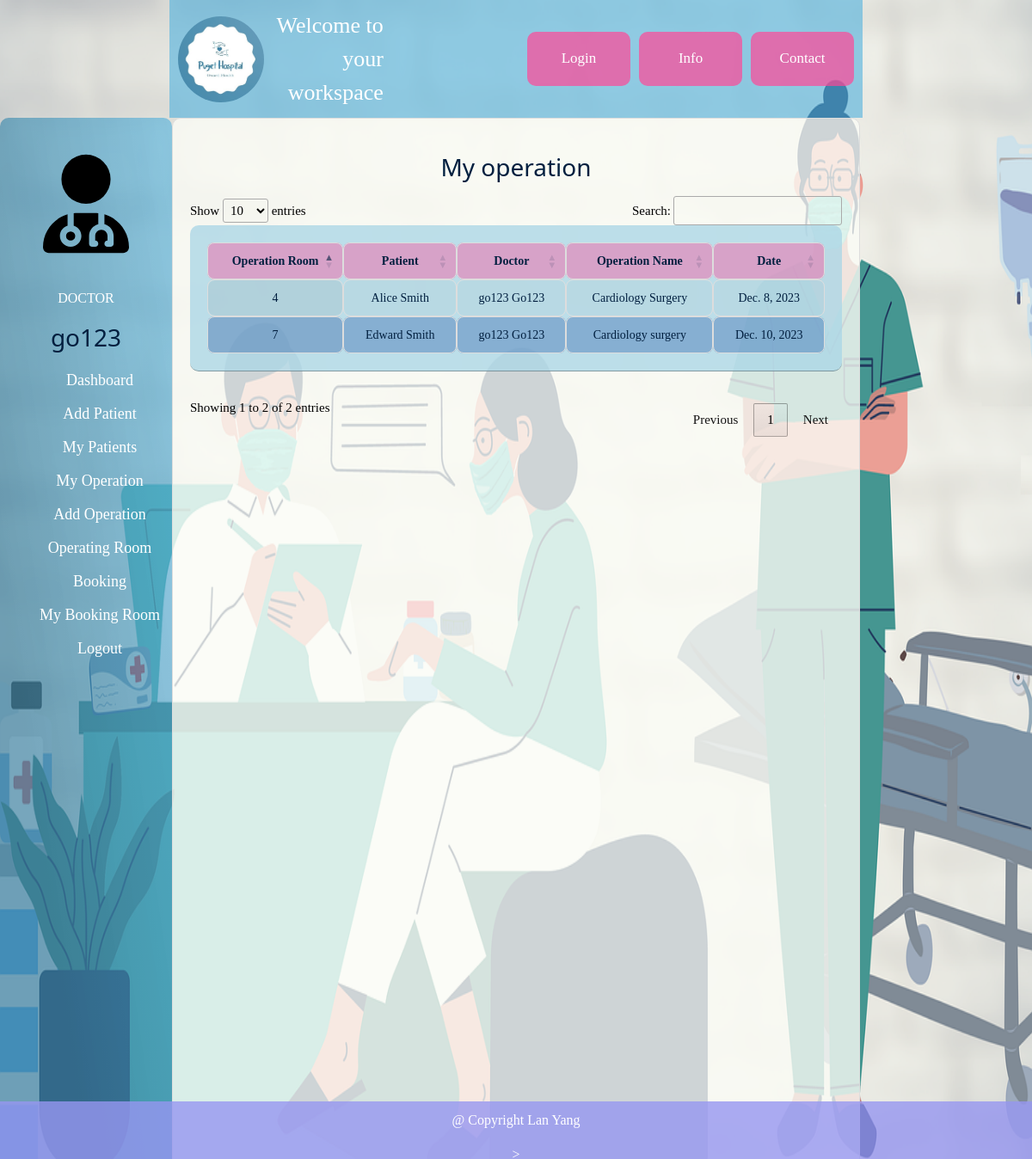
Page /doctor_workspace/my_operation/ (signed in) on the committed database.
### inpatientsystemApp/models.py (models this page shows, shortened)
class Operation(models.Model):
    id_operation = models.AutoField(primary_key=True, verbose_name="Operation ID")
    id_operating_room = models.ForeignKey('OperatingRoom', on_delete=models.CASCADE)
    id_patient = models.ForeignKey('Patient', on_delete=models.CASCADE)
    id_doctor = models.ForeignKey('Doctor', on_delete=models.SET_NULL, null=True)
    name_operation = models.CharField(max_length=50)
    date_of_operation = models.DateField()

### inpatientsystemApp/views.py (the view)
# urls.py: path('doctor_workspace/my_operation/', views.my_operation, name='my_operation'),
def my_operation(request):
    current_doctor = request.user.doctor
    current_doctor_id = current_doctor.id_doctor
    doctor_operations = Operation.objects.filter(id_doctor=current_doctor_id).values()
    data = list(doctor_operations)
    for item in data:
        patient_id = item.get('id_patient_id')
        if patient_id is not None:
            patient = Patient.objects.get(id_patient=patient_id)
            item['patient_name'] = f"{patient.first_name} {patient.last_name}"
        else:
            item['patient_name'] = "N/A"
    for item in data:
        doctor_id = item.get('id_doctor_id')
        if doctor_id is not None:
            doctor = Doctor.objects.get(id_doctor=doctor_id)
            item['doctor_name'] = f"{doctor.first_name} {doctor.last_name}"
        else:
            item['doctor_name'] = "N/A"
    context = {'data': data}
    return render(request, 'my_operation.html', context)

### inpatientsystemApp/templates/my_operation.html (shortened to what this page needs)
{% extends 'doctor_workspace.html' %}
{% block content %}
    {% load static %}
    <link rel="stylesheet" href="https://cdn.datatables.net/1.13.6/css/jquery.dataTables.css"/>
    <div class="container-fluid">
        <div class="row">
            <div class="col-md-2" style="background-color: rgba(83, 178, 221, 0.62); border-radius: 10px; background-image: linear-gradient(
                to top right,
                rgba(0, 0, 0, 0.2),
                rgba(0, 0, 0, 0.2) 30%,
                rgba(0, 0, 0, 0)); height: 100vh;">
                <nav class="menu" tabindex="0">
                    <header class="avatar">
                        <img src="{% static "media/images/user-doctor-solid.svg" %}"/>
                        <h6>DOCTOR</h6>
                        <h2>{{ request.user.first_name }}</h2>
                    </header>
                    <ul>
                        <a style="color:white; text-decoration:none;font-size: 18px"
                           href="{% url 'doctor_workspace' %}"><span>Dashboard</span></a> <br>
                        <a style="color:white; text-decoration:none;font-size: 18px"
                           href="{% url 'add_patient' %}"><span>Add Patient</span></a><br>
                        <a style="color:white; text-decoration:none;font-size: 18px"
                           href="{% url 'patients' %}"><span>My Patients</span></a><br>
                        <a style="color:white; text-decoration:none;font-size: 18px"
                           href="{% url 'my_operation' %}"><span>My Operation</span></a><br>
                        <a style="color:white; text-decoration:none;font-size: 18px"
                           href="{% url 'add_operation' %}"><span>Add Operation</span></a><br>
                        <a style="color:white; text-decoration:none;font-size: 18px"
                           href="{% url 'operating_room_booking' %}"><span>Operating Room Booking</span></a><br>
                        <a style="color:white; text-decoration:none;font-size: 18px"
                           href="{% url 'my_booking_room' %}"><span>My Booking Room</span></a><br>
                        <a style="color:white; text-decoration:none; font-size: 18px"
                           href="{% url 'doctor_logout' %}"><span>Logout</span></a><br>
                    </ul>
                </nav>
            </div>
            <div class="col-md-8">
                <h2>My operation</h2>
                <table id="Operation_Table" class="display">
                    <thead>
                    <th>Operation Room</th>
                    <th>Patient</th>
                    <th>Doctor</th>
                    <th>Operation Name</th>
                    <th>Date</th>
                    </thead>
                    {% for item in data %}
                        <tr>
                            <td>{{ item.id_operating_room_id }}</td>
                            <td>{{ item.patient_name }}</td>
                            <td>{{ item.doctor_name }}</td>
                            <td>{{ item.name_operation }}</td>
                            <td>{{ item.date_of_operation }}</td>
                        </tr>
                    {% endfor %}
                </table>
            </div>
        </div>
    </div>
{% endblock %}

### inpatientsystemApp/static/css/style_calender.css (style rules this page uses)
:root { --dark-text: #f8fbff; --light-body: #f3f8fe; --light-main: #fdfdfd; --light-second: #c3c2c8; --light-hover: #f0f0f0; --light-text: #151426; --light-btn: #9796f0; --blue: #0000ff; --white: #fff; --shadow: rgba(100, 100, 111, 0.2) 0px 7px 29px 0px; --font-family: consolas; }
* { padding: 0; margin: 0; box-sizing: border-box; }
html, body { place-items: center; font-family: var(--font-family); background:linear-gradient(to right, #9796f0, #fbc7d4); overflow: hidden; }

### inpatientsystemApp/static/css/styles.css (style rules this page uses)
body { color: #ffffff; font-size: 26px; font-family: serif, "Harlow Solid Italic"; text-align: center; line-height: 1.5; max-width: 100%; margin: 0 auto; padding: 0; height: 100vh; background-size: 100% 100%; max-height: 100vh; overflow-y: auto; }
img { width : 100px; height : 200px; max-width : 100px; max-height : 200px; }
a { width: auto; max-width: 70%; margin: 0 auto; margin-top: 10px; }

### inpatientsystemApp/templates/my_operation.html (style rules this page uses)
h2 { font-family: 'Segoe UI', Tahoma, Geneva, Verdana, sans-serif; color: #001F3F; font-size: 28px; margin-bottom: 10px; margin-top: 20px; }
.col-md-8 { text-align: center; background-color: rgba(251, 252, 245, 0.8); padding: 20px; border: 1px solid #ddd; border-radius: 10px; }
#Operation_Table { width: 100%; margin: 20px auto; background-color: rgba(173, 216, 230, 0.8); border-radius: 10px; padding: 20px; }
#Operation_Table th, #Operation_Table td { text-align: center; color: #001F3F; border: 1px solid #ddd; padding: 10px; border-radius: 8px; font-size: 14px; }
#Operation_Table tbody tr:nth-child(even) { background-color: rgba(35, 91, 169, 0.35); }
#Operation_Table thead { background-color: rgba(255, 70, 150, 0.4); border-radius: 8px; }

### rows in the picture
Operation: id_operating_room_id "4", patient_name "Alice Smith", doctor_name "go123 Go123", name_operation "Cardiology Surgery", date_of_operation "Dec. 8, 2023"
Operation: id_operating_room_id "7", patient_name "Edward Smith", doctor_name "go123 Go123", name_operation "Cardiology surgery", date_of_operation "Dec. 10, 2023"

### other values in the picture
{{ request.user.first_name }} "go123"
